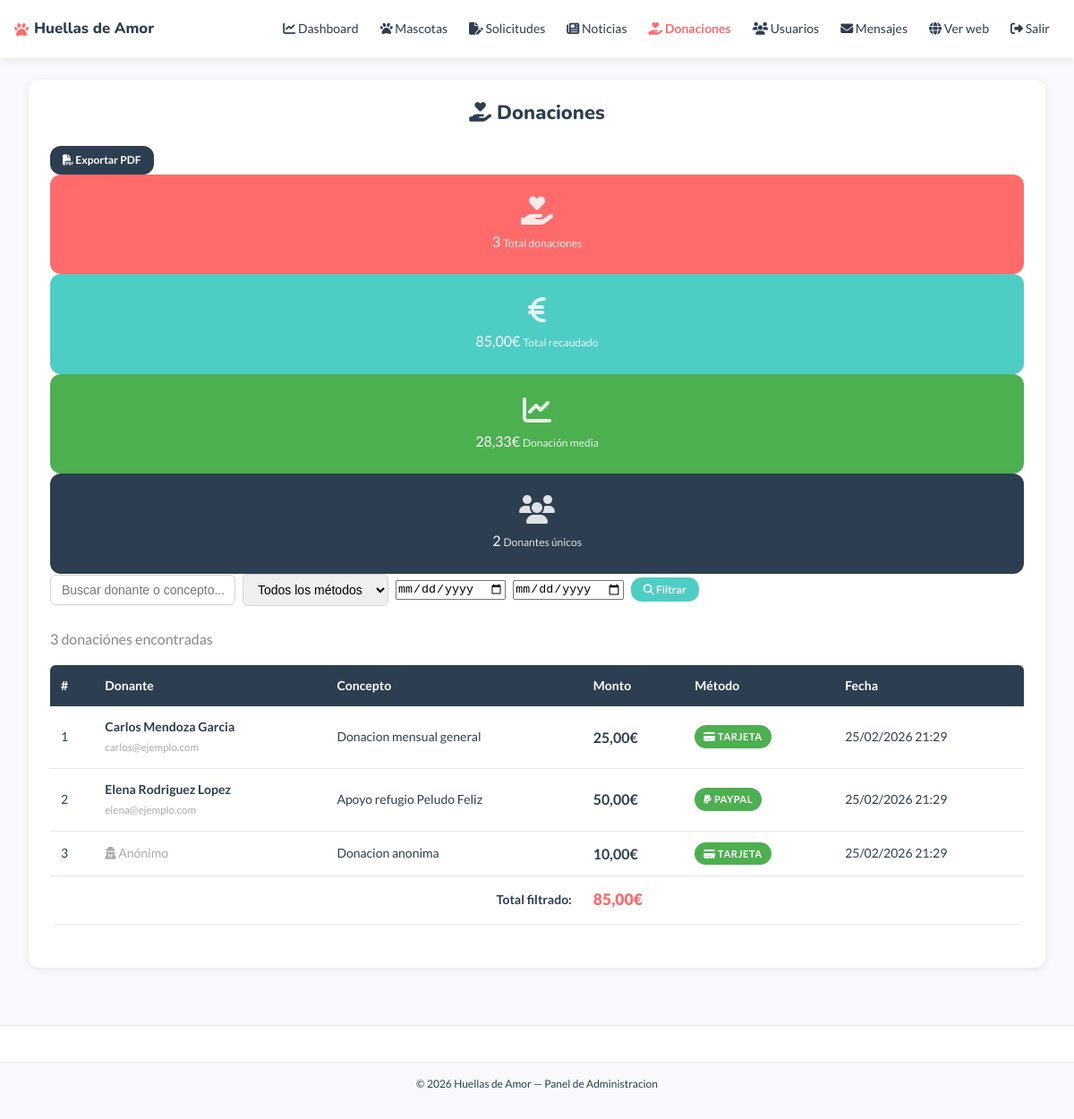
The app's page /admin/donaciones.php (signed in), older data.
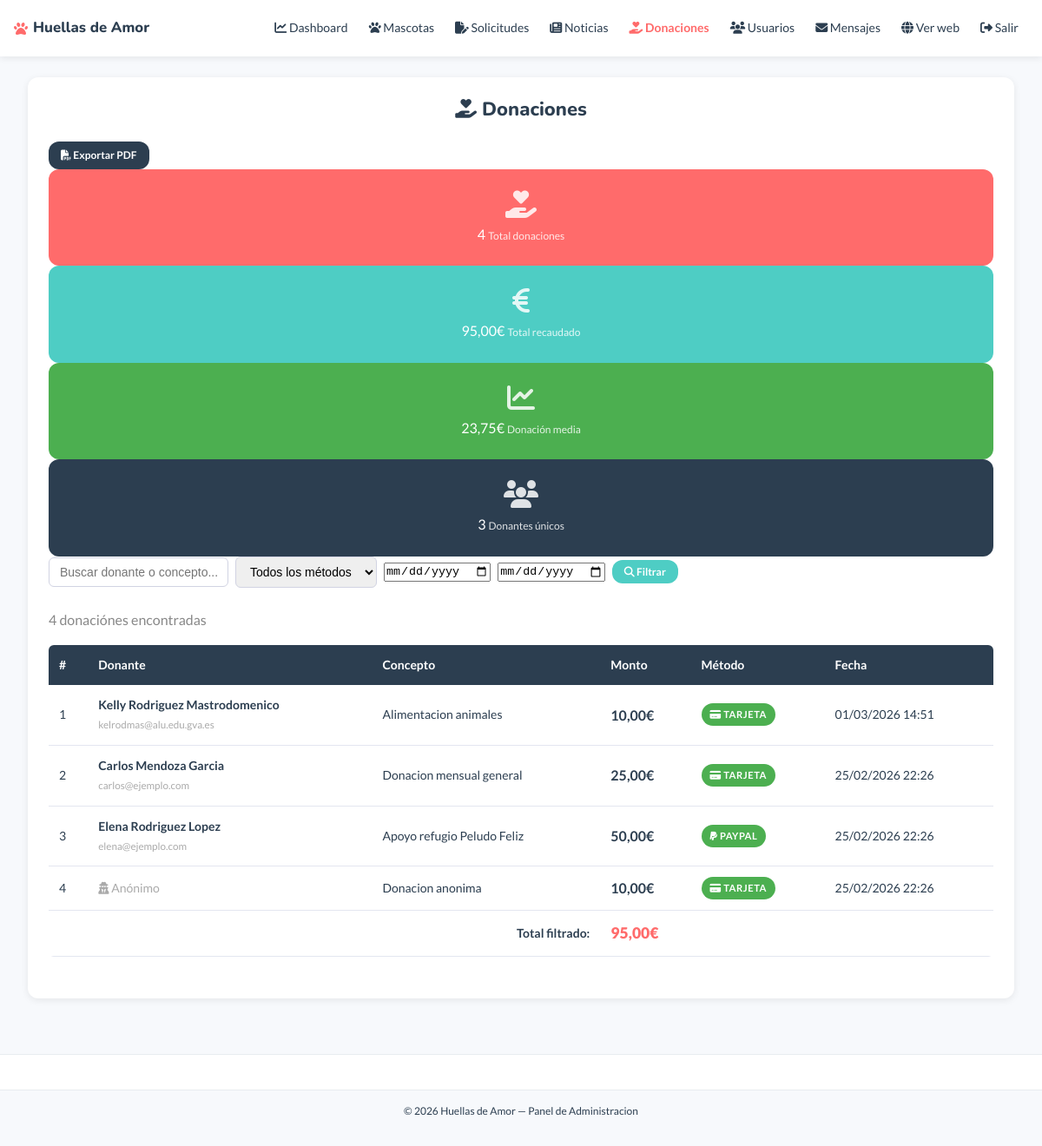
The same page, newer data.
### tables this page shows
CREATE TABLE `donaciones` (
  `id` int(10) UNSIGNED NOT NULL,
  `id_usuario` int(10) UNSIGNED DEFAULT NULL,
  `monto` decimal(8,2) NOT NULL,
  `concepto` varchar(255) DEFAULT NULL,
  `metodo_pago` varchar(100) DEFAULT NULL,
  `fecha` datetime NOT NULL DEFAULT current_timestamp(),
  `certificado_pdf` varchar(255) DEFAULT NULL
);

CREATE TABLE `usuarios` (
  `id` int(10) UNSIGNED NOT NULL,
  `nombre` varchar(100) NOT NULL,
  `apellidos` varchar(150) NOT NULL,
  `email` varchar(200) NOT NULL,
  `contrasena` varchar(255) NOT NULL,
  `telefono` varchar(20) DEFAULT NULL,
  `dni` varchar(10) DEFAULT NULL,
  `direccion` varchar(255) DEFAULT NULL,
  `ciudad` varchar(100) DEFAULT NULL,
  `cp` varchar(10) DEFAULT NULL,
  `foto_perfil` varchar(255) DEFAULT NULL,
  `rol` enum('visitante','registrado','admin') NOT NULL DEFAULT 'registrado',
  `activo` tinyint(1) NOT NULL DEFAULT 1,
  `fecha_registro` datetime NOT NULL DEFAULT current_timestamp()
);

### admin/donaciones.php (the view, shortened to what this page needs)
<?php
require_once '../templates/header-admin.php';
$filtroMetodo  = trim($_GET['metodo']  ?? '');
$filtroDesde   = trim($_GET['desde']   ?? '');
$filtroHasta   = trim($_GET['hasta']   ?? '');
$filtroBuscar  = trim($_GET['buscar']  ?? '');
$exportarPDF   = isset($_GET['exportar_pdf']);
$porPagina    = 15;
$paginaActual = isset($_GET['pagina']) && is_numeric($_GET['pagina']) ? (int) $_GET['pagina'] : 1;
$offset       = ($paginaActual - 1) * $porPagina;
$donde  = "WHERE 1=1";
try {
    $stmtStats = $conexion->prepare(
        "SELECT
            COUNT(*) AS total_donaciones,
            COALESCE(SUM(d.`monto`), 0) AS total_monto,
            COALESCE(AVG(d.`monto`), 0) AS media_monto,
            COUNT(DISTINCT d.`id_usuario`) AS total_donantes
         FROM `donaciones` d
         LEFT JOIN `usuarios` u ON d.id_usuario = u.id
         $donde"
    );
    $stmtStats->execute();
    $stats = $stmtStats->fetch();
    $stmtTotal = $conexion->prepare(
        "SELECT COUNT(*) FROM `donaciones` d
         LEFT JOIN `usuarios` u ON d.id_usuario = u.id
         $donde"
    );
    $stmtTotal->execute();
    $totalDonaciones = $stmtTotal->fetchColumn();
    $limitOffset = $exportarPDF ? '' : "LIMIT :limite OFFSET :offset";
    $stmtDon = $conexion->prepare(
        "SELECT d.*, u.nombre AS nombre_usuario, u.apellidos, u.email
         FROM `donaciones` d
         LEFT JOIN `usuarios` u ON d.id_usuario = u.id
         $donde
         ORDER BY d.`fecha` DESC
         $limitOffset"
    );
    if (!$exportarPDF) {
        $stmtDon->bindValue(':limite', $porPagina, PDO::PARAM_INT);
        $stmtDon->bindValue(':offset', $offset,    PDO::PARAM_INT);
    }
    $stmtDon->execute();
    $donaciones = $stmtDon->fetchAll();
} catch (PDOException $e) {
    $donaciones = [];
    $stats      = ['total_donaciones' => 0, 'total_monto' => 0, 'media_monto' => 0, 'total_donantes' => 0];
    $totalDonaciones = 0;
    $totalPaginas    = 1;
}
?>
<div class="contenedor" style="padding-top:24px; padding-bottom:40px;">
<div class="contenedor-admin">
    <div class="admin-cabecera">
        <h1><i class="fa-solid fa-hand-holding-heart"></i> Donaciones</h1>
        <a href="donaciones.php?<?php echo http_build_query(array_filter([
            'exportar_pdf' => '1',
            'metodo'  => $filtroMetodo,
            'desde'   => $filtroDesde,
            'hasta'   => $filtroHasta,
            'buscar'  => $filtroBuscar,
        ])); ?>" class="btn-oscuro btn-sm">
            <i class="fa-solid fa-file-pdf"></i> Exportar PDF
        </a>
    </div>
<div class="dashboard-stats">
    <div class="stat-card stat-coral">
        <i class="fa-solid fa-hand-holding-heart"></i>
        <span class="stat-num"><?php echo $stats['total_donaciones']; ?></span>
        <span class="stat-label">Total donaciones</span>
    </div>
    <div class="stat-card stat-turquesa">
        <i class="fa-solid fa-euro-sign"></i>
        <span class="stat-num"><?php echo number_format($stats['total_monto'], 2, ',', '.'); ?>€</span>
        <span class="stat-label">Total recaudado</span>
    </div>
    <div class="stat-card stat-verde">
        <i class="fa-solid fa-chart-line"></i>
        <span class="stat-num"><?php echo number_format($stats['media_monto'], 2, ',', '.'); ?>€</span>
        <span class="stat-label">Donación media</span>
    </div>
    <div class="stat-card stat-oscuro">
        <i class="fa-solid fa-users"></i>
        <span class="stat-num"><?php echo $stats['total_donantes']; ?></span>
        <span class="stat-label">Donantes únicos</span>
    </div>
</div>
    <div class="barra-admin" style="flex-wrap:wrap; gap:12px;">
        <form method="get" action="donaciones.php" class="form-filtro" style="flex-wrap:wrap; gap:8px;">
            <input type="text" name="buscar"
                   placeholder="Buscar donante o concepto..."
                   value="<?php echo htmlspecialchars($filtroBuscar); ?>">
            <select name="metodo">
                <option value="">Todos los métodos</option>
            </select>
            <input type="date" name="desde" value="<?php echo htmlspecialchars($filtroDesde); ?>"
                   title="Desde">
            <input type="date" name="hasta" value="<?php echo htmlspecialchars($filtroHasta); ?>"
                   title="Hasta">
            <button type="submit" class="btn-turquesa btn-sm">
                <i class="fa-solid fa-magnifying-glass"></i> Filtrar
            </button>
        </form>
    </div>
    <p style="color:#888; margin-bottom:16px;">
        <?php echo $totalDonaciones; ?> donación<?php echo $totalDonaciones !== 1 ? 'es' : ''; ?> encontrada<?php echo $totalDonaciones !== 1 ? 's' : ''; ?>
    </p>
    <?php if (!empty($donaciones)) { ?>
    <div class="tabla-wrapper">
        <table class="tabla-admin">
            <thead>
                <tr>
                    <th>#</th>
                    <th>Donante</th>
                    <th>Concepto</th>
                    <th>Monto</th>
                    <th>Método</th>
                    <th>Fecha</th>
                </tr>
            </thead>
            <tbody>
                <?php foreach ($donaciones as $i => $don) { ?>
                <tr>
                    <td><?php echo $offset + $i + 1; ?></td>
                    <td>
                        <?php if ($don['nombre_usuario']) { ?>
                            <strong><?php echo htmlspecialchars($don['nombre_usuario'] . ' ' . $don['apellidos']); ?></strong>
                            <br><small style="color:#aaa;"><?php echo htmlspecialchars($don['email']); ?></small>
                        <?php } else { ?>
                            <span style="color:#aaa;"><i class="fa-solid fa-user-secret"></i> Anónimo</span>
                        <?php } ?>
                    </td>
                    <td><?php echo htmlspecialchars($don['concepto']); ?></td>
                    <td>
                        <strong style="color:#2C3E50; font-size:1rem;">
                            <?php echo number_format($don['monto'], 2, ',', '.'); ?>€
                        </strong>
                    </td>
                    <td>
                        <?php
                        $iconoMetodo = [
                            'tarjeta' => 'fa-credit-card',
                            'paypal'  => 'fa-paypal',
                            'bizum'   => 'fa-mobile-screen',
                        ];
                        $icono = $iconoMetodo[$don['metodo_pago']] ?? 'fa-money-bill';
                        ?>
                        <span class="badge badge-disponible" style="font-size:0.7rem;">
                            <i class="fa-<?php echo $don['metodo_pago'] === 'paypal' ? 'brands' : 'solid'; ?> <?php echo $icono; ?>"></i>
                            <?php echo ucfirst($don['metodo_pago']); ?>
                        </span>
                    </td>
                    <td><?php echo date('d/m/Y H:i', strtotime($don['fecha'])); ?></td>
                </tr>
                <?php } ?>
            </tbody>
            <tfoot>
                <tr>
                    <td colspan="3" style="text-align:right; font-weight:700; padding:12px;">
                        Total filtrado:
                    </td>
                    <td colspan="3" style="font-weight:800; font-size:1.1rem; color:#FF6B6B; padding:12px;">
                        <?php echo number_format($stats['total_monto'], 2, ',', '.'); ?>€
                    </td>
                </tr>
            </tfoot>
        </table>
    </div>
    <?php } else { ?>
    <p class="sin-resultados">No hay donaciones con los filtros seleccionados.</p>
    <?php } ?>
</div>
</div>
<?php require_once '../templates/footer-admin.php'; ?>

### templates/header-admin.php (shortened to what this page needs)
<?php
$paginaActual = basename($_SERVER['PHP_SELF']);
?>
<!DOCTYPE html>
<html lang="es">
<head>
    <link rel="stylesheet" href="https://cdnjs.cloudflare.com/ajax/libs/font-awesome/6.5.1/css/all.min.css">
    <link rel="stylesheet" href="../css/style.css">
</head>
<body>
<header>
    <div class="contenedor-header">
        <a href="../index.php" class="logo">
            <i class="fa-solid fa-paw"></i>
            <span>Huellas de Amor</span>
        </a>
        <nav>
            <ul class="menu-principal">
                <li>
                    <a href="panel.php"
                       class="<?php echo ($paginaActual == 'panel.php') ? 'active' : ''; ?>">
                        <i class="fa-solid fa-chart-line"></i> Dashboard
                    </a>
                </li>
                <li>
                    <a href="mascotas.php"
                       class="<?php echo ($paginaActual == 'mascotas.php') ? 'active' : ''; ?>">
                        <i class="fa-solid fa-paw"></i> Mascotas
                    </a>
                </li>
                <li>
                    <a href="solicitudes.php"
                       class="<?php echo ($paginaActual == 'solicitudes.php') ? 'active' : ''; ?>">
                        <i class="fa-solid fa-file-pen"></i> Solicitudes
                    </a>
                </li>
                <li>
                    <a href="noticias.php"
                       class="<?php echo ($paginaActual == 'noticias.php') ? 'active' : ''; ?>">
                        <i class="fa-solid fa-newspaper"></i> Noticias
                    </a>
                </li>
                <li>
                    <a href="donaciones.php"
                       class="<?php echo ($paginaActual == 'donaciones.php') ? 'active' : ''; ?>">
                        <i class="fa-solid fa-hand-holding-heart"></i> Donaciones
                    </a>
                </li>
                <li>
                    <a href="usuarios.php"
                       class="<?php echo ($paginaActual == 'usuarios.php') ? 'active' : ''; ?>">
                        <i class="fa-solid fa-users"></i> Usuarios
                    </a>
                </li>
                <li>
    <a href="contacto.php" class="<?php echo $paginaAdmin === 'contacto' ? 'activo' : ''; ?>">
        <i class="fa-solid fa-envelope"></i>
        <span>Mensajes</span>
    </a>
</li>
                <li>
                    <a href="../index.php">
                        <i class="fa-solid fa-globe"></i> Ver web
                    </a>
                </li>
                <li>
                    <a href="../logout.php" class="btn-cerrar-sesion">
                        <i class="fa-solid fa-right-from-bracket"></i> Salir
                    </a>
                </li>
            </ul>
        </nav>
    </div>
</header>
<main>
<div class="contenedor">

### templates/footer-admin.php (shortened to what this page needs)
</div>
</main>
<footer>
    <div class="footer-copyright">
        <p>&copy; <?php echo date('Y'); ?> Huellas de Amor &mdash; Panel de Administracion</p>
    </div>
</footer>
</body>
</html>

Row changes from the older to the newer data that the page shows:
added donaciones: i "1", id_usuario.apellidos "Kelly Rodriguez Mastrodomenico", id_usuario.email "kelrodmas@alu.edu.gva.es", concepto "Alimentacion animales", monto "10,00", metodo_pago "TARJETA", fecha "01/03/2026 14:51"
changed donaciones "Donacion mensual general": i "1" → "2"; fecha "25/02/2026 21:29" → "25/02/2026 22:26"
changed donaciones "Apoyo refugio Peludo Feliz": i "2" → "3"; fecha "25/02/2026 21:29" → "25/02/2026 22:26"
changed donaciones "Donacion anonima": i "3" → "4"; fecha "25/02/2026 21:29" → "25/02/2026 22:26"
Text that changed along with them:
$stats['total_donaciones']: "3" → "4"
$stats['total_monto']: "85,00" → "95,00"
$stats['media_monto']: "28,33" → "23,75"
$stats['total_donantes']: "2" → "3"
$totalDonaciones: "3" → "4"
